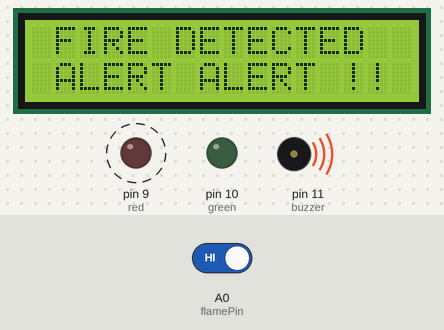
This sketch was run on a simulated Arduino Uno, built with avr-gcc and run on an emulated ATmega328P. Parts: 16×2 character LCD, output pins drawn as LEDs (lit = HIGH), buzzer (waves = sounding, pin HIGH). Dashed ring = blinking. The inputs (shaded band) are chosen by the test bench; at power-on: A0 (flamePin) HIGH.

Above: at 2.62 s.
3.3 s: A0 (flamePin) driven LOW
At 3.63 s:
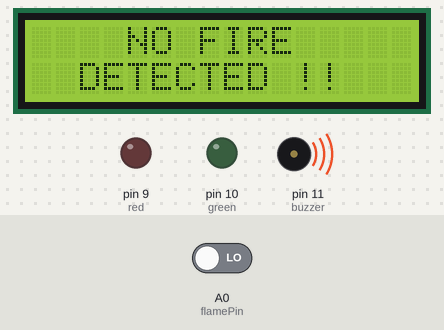
At 4.9 s:
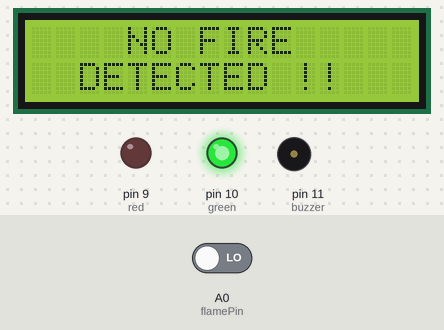
5.2 s: A0 (flamePin) driven HIGH
At 5.41 s:
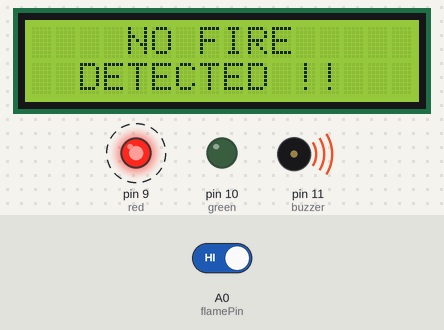
Timing chart, 0 to 12.8 s (numbered marks = the images above; inputs shaded):
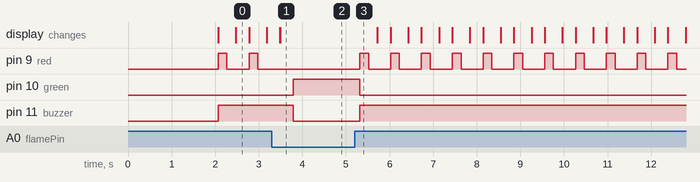

The sketch:

fire_fighting_alarm.ino
```cpp
#include <LiquidCrystal.h>

LiquidCrystal lcd(2, 3, 4, 5, 6, 7);

#define flamePin A0
#define red 9
#define green 10
#define buzzer 11

void setup() {
   lcd.begin(16, 2);
   pinMode(flamePin, INPUT_PULLUP);
   pinMode(red, OUTPUT);
   pinMode(green, OUTPUT);
   pinMode(buzzer, OUTPUT);
    lcd.setCursor(0, 0);
    lcd.print(" FIRE DETECTOR ");
    lcd.setCursor(0, 1);
    lcd.print("  SYSTEM - EIF  ");
    delay(2000);
    lcd.clear();
}

void loop() {

int fire_value = digitalRead(flamePin);

if(fire_value == HIGH)
{
digitalWrite(green, LOW);
digitalWrite(buzzer, HIGH);
ledon();
lcdon();

}
else
{
lcdoff();
ledoff();
}

}

void ledon()
{
digitalWrite(red, HIGH);
  delay(200);
  digitalWrite(red, LOW);
  delay(200);
}

void ledoff()
{
digitalWrite(red, LOW);
digitalWrite(green, HIGH);
digitalWrite(buzzer, LOW);
}


void lcdon()
{
  lcd.setCursor(0, 0);
  lcd.print(" FIRE DETECTED  ");
  lcd.setCursor(0, 1);
  lcd.print(" ALERT ALERT !! ");
  delay(300);
  lcd.clear();
}

void lcdoff()
{
  lcd.clear();
  lcd.setCursor(0, 0);
  lcd.print("    NO FIRE  ");
  lcd.setCursor(0, 1);
  lcd.print("  DETECTED !! ");
  delay(300);
}
```

Measured:
- after the input at 3.3 s, pin 9 (red): stops changing and stays LOW; pin 10 (green): LOW → HIGH after 0.49 s; pin 11 (buzzer): HIGH → LOW after 0.49 s; the display: first differs from a run without the input after 0.19 s (image 1)
- after the input at 5.2 s, pin 9 (red): alternates HIGH for 0.20 s and LOW for 0.51 s, starting after 0.12 s; pin 10 (green): HIGH → LOW after 0.12 s; pin 11 (buzzer): LOW → HIGH after 0.12 s
- by itself, pin 9 (red): alternates HIGH for 0.20 s and LOW for 0.51 s
